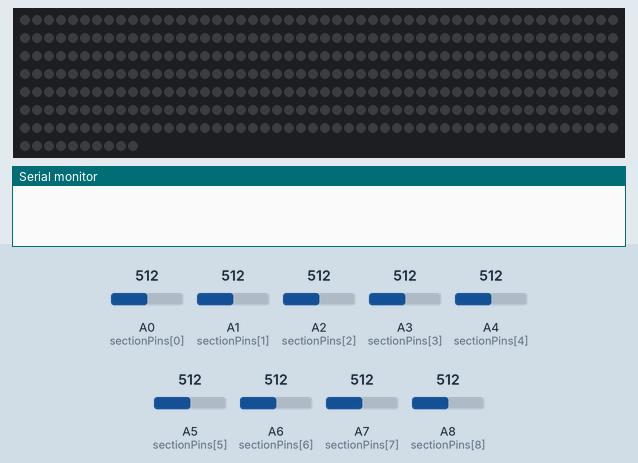
Simulated run of this sketch. Board: Arduino Mega 2560, built with avr-gcc and run on an emulated ATmega2560. On the bench: 360 RGB LEDs in strip order, left to right, continuing on the next row, the last lines printed to the serial monitor. The test bench sets the inputs (shaded band); at power-on: A3 (sectionPins[3]) = 512, A1 (sectionPins[1]) = 512, A2 (sectionPins[2]) = 512, A0 (sectionPins[0]) = 512, A4 (sectionPins[4]) = 512, A5 (sectionPins[5]) = 512, A6 (sectionPins[6]) = 512, A7 (sectionPins[7]) = 512, A8 (sectionPins[8]) = 512. Dim RGB values are drawn brighter than linear.

Above: at 4.2 s.
4.3 s: A3 (sectionPins[3]) set to 924
5.8 s: A3 (sectionPins[3]) set to 952
8.3 s: A1 (sectionPins[1]) set to 992
At 8.36 s:
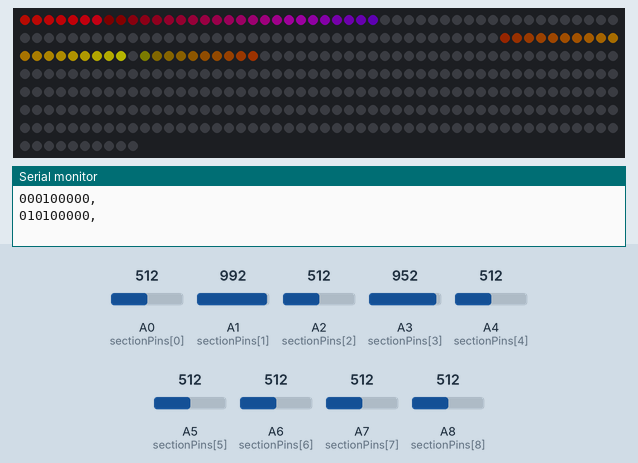
9.9 s: A2 (sectionPins[2]) set to 927
11.6 s: A2 (sectionPins[2]) set to 954
At 11.65 s:
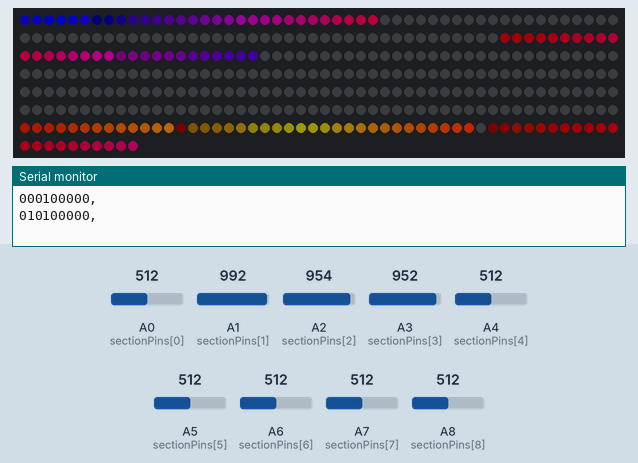
13.1 s: A0 (sectionPins[0]) set to 992
At 13.16 s:
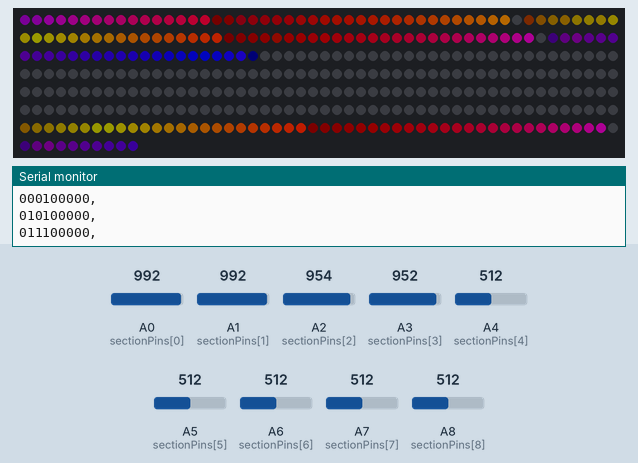

The sketch:

danceMatArduinoCode.ino
```cpp
#include <FastLED.h>
FASTLED_USING_NAMESPACE
#define DATA_PIN 22
#define LED_TYPE WS2812B
#define COLOR_ORDER GRB
#define NUM_LEDS 360
CRGB leds[NUM_LEDS];
#define BRIGHTNESS 96
#define FRAMES_PER_SECOND 120

const int LEDValues [] = {0, 255};
const int LEDsPerSection = 30;
const int sections = 9;
int sectionPins[sections] = {A0, A1, A2, A3, A4, A5, A6, A7, A8};
float sectionRaw[sections] = {0, 0, 0, 0, 0, 0, 0, 0, 0};
float sectionBuffer[sections] = {0, 0, 0, 0, 0, 0, 0, 0, 0};
int sectionState[sections] = {0, 0, 0, 0, 0, 0, 0, 0, 0};
float sectionRes[sections] = {0, 0, 0, 0, 0, 0, 0, 0, 0};

int resistor = 1000; // Ohms
float voltageScaler = 4.6; // Volts
int pressThreshold = 4000;

void setup()
{
    delay(3000); // 3 second delay for recovery
    Serial.begin(9600);
    // tell FastLED about the LED strip configuration
    FastLED.addLeds<LED_TYPE,DATA_PIN,COLOR_ORDER>(leds, NUM_LEDS).setCorrection(TypicalLEDStrip);
    // set master brightness control
    FastLED.setBrightness(BRIGHTNESS);
}

uint8_t gHue = 0; // rotating "base color"
String stringOutBuffer = String(sectionState[0])+String(sectionState[1])+String(sectionState[2])+String(sectionState[3])+String(sectionState[4])+String(sectionState[5])+String(sectionState[6])+String(sectionState[7])+String(sectionState[8])+",";

void loop()
{
    String stringOut = String(sectionState[0])+String(sectionState[1])+String(sectionState[2])+String(sectionState[3])+String(sectionState[4])+String(sectionState[5])+String(sectionState[6])+String(sectionState[7])+String(sectionState[8])+",";
    getStates();
    setLEDs();
// print the results to the Serial Monitor:
    if (stringOut != stringOutBuffer)
    {
        Serial.println(stringOut);
    }
    // send the 'leds' array out to the actual LED strip
    FastLED.show();
    // insert a delay to keep the framerate modest
    FastLED.delay(1000/FRAMES_PER_SECOND);

    // do some periodic updates
    EVERY_N_MILLISECONDS(20)
    {
        gHue++;    // slowly cycle the "base color" through the rainbow
    }

    stringOutBuffer = stringOut;

    // wait 2 milliseconds before the next loop for the analog-to-digital
    // converter to settle after the last reading:
    delay(2);
}

void getStates()
{
    for (int i = 0; i < sections; i++)
    {
        sectionRaw[i] = analogRead(sectionPins[i]) / 1024.0;
        sectionBuffer[i] = (voltageScaler/sectionRaw[i]) - 1;
        sectionRes[i] = resistor*sectionBuffer[i];
        if (sectionRes[i] <= pressThreshold)
            sectionState[i] = 1;
        else
            sectionState[i] = 0;
    }
}

void setLEDs()
{
    if (sectionState[0])
    {
        for (int i = 30; i < 90 ; i++)
        {
            CRGBPalette16 palette = PartyColors_p;
            uint8_t BeatsPerMinute = 62;
            uint8_t beat = beatsin8( BeatsPerMinute, 64, 255);
            leds[i] = ColorFromPalette(palette, gHue+(i*2), beat-gHue+(i*10));
        }

    }
    else
    {
        for (int i = 30; i < 90; i++)
        {
            leds[i].setRGB(0, 0, 0);
        }
    }

    if (sectionState[1] || (sectionState[4]))
    {
        for (int i = 0; i < 30; i++)
        {
            CRGBPalette16 palette = PartyColors_p;
            uint8_t BeatsPerMinute = 62;
            uint8_t beat = beatsin8( BeatsPerMinute, 64, 255);
            leds[i] = ColorFromPalette(palette, gHue+(i*2), beat-gHue+(i*10));
        }

    }
    else
    {
        for (int i = 0; i < 30; i++)
        {
            leds[i].setRGB(0, 0, 0);
        }
    }

    if (sectionState[2])
    {
        for (int i = 300; i < 360; i++)
        {
            CRGBPalette16 palette = PartyColors_p;
            uint8_t BeatsPerMinute = 62;
            uint8_t beat = beatsin8( BeatsPerMinute, 64, 255);
            leds[i] = ColorFromPalette(palette, gHue+(i*2), beat-gHue+(i*10));

        }

    }
    else
    {
        for (int i = 300; i < 360; i++)
        {
            leds[i].setRGB(0, 0, 0);
        }
    }

    if (sectionState[3] || (sectionState[4]))
    {
        for (int i = 90; i < 120; i++)
        {
            CRGBPalette16 palette = PartyColors_p;
            uint8_t BeatsPerMinute = 62;
            uint8_t beat = beatsin8( BeatsPerMinute, 64, 255);
            leds[i] = ColorFromPalette(palette, gHue+(i*2), beat-gHue+(i*10));
        }

    }
    else
    {
        for (int i = 90; i < 120; i++)
        {
            leds[i].setRGB(0, 0, 0);
        }
    }

    if (sectionState[5] || (sectionState[4]))
    {
        for (int i = 270; i < 300; i++)
        {
            CRGBPalette16 palette = PartyColors_p;
            uint8_t BeatsPerMinute = 62;
            uint8_t beat = beatsin8( BeatsPerMinute, 64, 255);
            leds[i] = ColorFromPalette(palette, gHue+(i*2), beat-gHue+(i*10));
        }

    }
    else
    {
        for (int i = 270; i < 300; i++)
        {
            leds[i].setRGB(0, 0, 0);
        }
    }

    if (sectionState[6])
    {
        for (int i = 120; i < 180; i++)
        {
            CRGBPalette16 palette = PartyColors_p;
            uint8_t BeatsPerMinute = 62;
            uint8_t beat = beatsin8( BeatsPerMinute, 64, 255);
            leds[i] = ColorFromPalette(palette, gHue+(i*2), beat-gHue+(i*10));
        }

    }
    else
    {
        for (int i = 120; i < 180; i++)
        {
            leds[i].setRGB(0, 0, 0);
        }
    }

    if (sectionState[7] || (sectionState[4]))
    {
        for (int i = 180; i < 210; i++)
        {
            CRGBPalette16 palette = PartyColors_p;
            uint8_t BeatsPerMinute = 62;
            uint8_t beat = beatsin8( BeatsPerMinute, 64, 255);
            leds[i] = ColorFromPalette(palette, gHue+(i*2), beat-gHue+(i*10));
        }

    }
    else
    {
        for (int i = 180; i < 210; i++)
        {
            leds[i].setRGB(0, 0, 0);
        }
    }

    if (sectionState[8])
    {
        for (int i = 210; i < 270; i++)
        {
            CRGBPalette16 palette = PartyColors_p;
            uint8_t BeatsPerMinute = 62;
            uint8_t beat = beatsin8( BeatsPerMinute, 64, 255);
            leds[i] = ColorFromPalette(palette, gHue+(i*2), beat-gHue+(i*10));
        }

    }
    else
    {
        for (int i = 210; i < 270; i++)
        {
            leds[i].setRGB(0, 0, 0);
        }
    }
}
```

Measured:
- the behaviour switches between 942 and 943 on A2 (sectionPins[2]) (found by bisection; images 1 and 2)
- after the input at 4.3 s, every drawn part: stays the same
- after the input at 8.3 s, the LEDs: first change at once (image 1 shows a later state)
- after the input at 11.6 s, the LEDs: change after 0.05 s (image 2)
